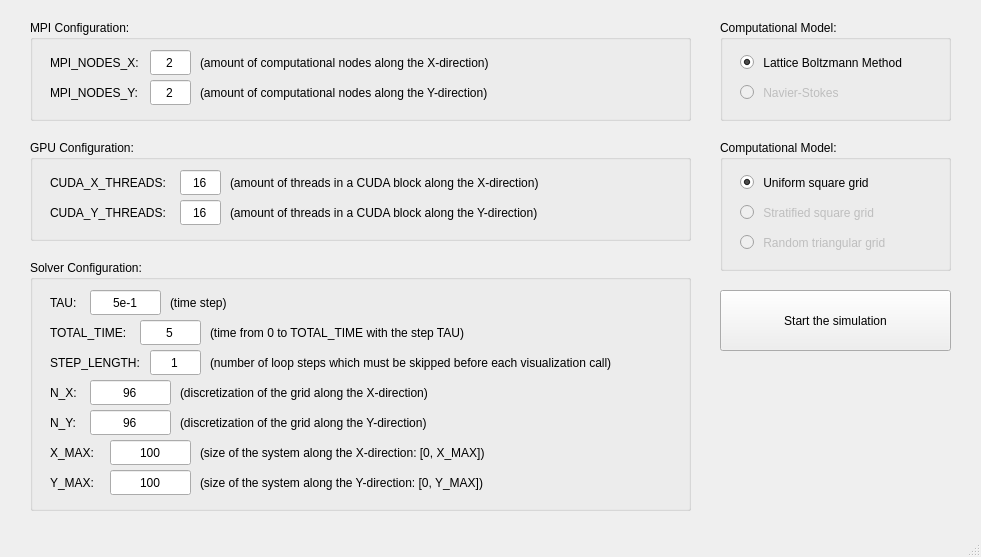
<?xml version="1.0" encoding="UTF-8"?>
<ui version="4.0">
 <class>MainWindow</class>
 <widget class="QMainWindow" name="MainWindow">
  <property name="geometry">
   <rect>
    <x>0</x>
    <y>0</y>
    <width>981</width>
    <height>557</height>
   </rect>
  </property>
  <property name="windowTitle">
   <string>Main Interface</string>
  </property>
  <widget class="QWidget" name="centralwidget">
   <widget class="QGroupBox" name="groupBox">
    <property name="geometry">
     <rect>
      <x>30</x>
      <y>20</y>
      <width>661</width>
      <height>101</height>
     </rect>
    </property>
    <property name="title">
     <string>MPI Configuration:</string>
    </property>
    <widget class="QLabel" name="label">
     <property name="geometry">
      <rect>
       <x>20</x>
       <y>30</y>
       <width>91</width>
       <height>25</height>
      </rect>
     </property>
     <property name="text">
      <string>MPI_NODES_X:</string>
     </property>
    </widget>
    <widget class="QLineEdit" name="mpi_nodes_x">
     <property name="geometry">
      <rect>
       <x>120</x>
       <y>30</y>
       <width>41</width>
       <height>25</height>
      </rect>
     </property>
     <property name="text">
      <string>2</string>
     </property>
     <property name="alignment">
      <set>Qt::AlignCenter</set>
     </property>
    </widget>
    <widget class="QLabel" name="label_2">
     <property name="geometry">
      <rect>
       <x>170</x>
       <y>30</y>
       <width>351</width>
       <height>25</height>
      </rect>
     </property>
     <property name="text">
      <string>(amount of computational nodes along the X-direction)</string>
     </property>
    </widget>
    <widget class="QLineEdit" name="mpi_nodes_y">
     <property name="geometry">
      <rect>
       <x>120</x>
       <y>60</y>
       <width>41</width>
       <height>25</height>
      </rect>
     </property>
     <property name="text">
      <string>2</string>
     </property>
     <property name="alignment">
      <set>Qt::AlignCenter</set>
     </property>
    </widget>
    <widget class="QLabel" name="label_3">
     <property name="geometry">
      <rect>
       <x>20</x>
       <y>60</y>
       <width>91</width>
       <height>25</height>
      </rect>
     </property>
     <property name="text">
      <string>MPI_NODES_Y:</string>
     </property>
    </widget>
    <widget class="QLabel" name="label_4">
     <property name="geometry">
      <rect>
       <x>170</x>
       <y>60</y>
       <width>351</width>
       <height>25</height>
      </rect>
     </property>
     <property name="text">
      <string>(amount of computational nodes along the Y-direction)</string>
     </property>
    </widget>
   </widget>
   <widget class="QGroupBox" name="groupBox_2">
    <property name="geometry">
     <rect>
      <x>30</x>
      <y>140</y>
      <width>661</width>
      <height>101</height>
     </rect>
    </property>
    <property name="title">
     <string>GPU Configuration:</string>
    </property>
    <widget class="QLabel" name="label_5">
     <property name="geometry">
      <rect>
       <x>20</x>
       <y>30</y>
       <width>121</width>
       <height>25</height>
      </rect>
     </property>
     <property name="text">
      <string>CUDA_X_THREADS:</string>
     </property>
    </widget>
    <widget class="QLineEdit" name="cuda_x_threads">
     <property name="geometry">
      <rect>
       <x>150</x>
       <y>30</y>
       <width>41</width>
       <height>25</height>
      </rect>
     </property>
     <property name="text">
      <string>16</string>
     </property>
     <property name="alignment">
      <set>Qt::AlignCenter</set>
     </property>
    </widget>
    <widget class="QLabel" name="label_6">
     <property name="geometry">
      <rect>
       <x>200</x>
       <y>30</y>
       <width>361</width>
       <height>25</height>
      </rect>
     </property>
     <property name="text">
      <string>(amount of threads in a CUDA block along the X-direction)</string>
     </property>
    </widget>
    <widget class="QLineEdit" name="cuda_y_threads">
     <property name="geometry">
      <rect>
       <x>150</x>
       <y>60</y>
       <width>41</width>
       <height>25</height>
      </rect>
     </property>
     <property name="text">
      <string>16</string>
     </property>
     <property name="alignment">
      <set>Qt::AlignCenter</set>
     </property>
    </widget>
    <widget class="QLabel" name="label_7">
     <property name="geometry">
      <rect>
       <x>20</x>
       <y>60</y>
       <width>121</width>
       <height>25</height>
      </rect>
     </property>
     <property name="text">
      <string>CUDA_Y_THREADS:</string>
     </property>
    </widget>
    <widget class="QLabel" name="label_8">
     <property name="geometry">
      <rect>
       <x>200</x>
       <y>60</y>
       <width>361</width>
       <height>25</height>
      </rect>
     </property>
     <property name="text">
      <string>(amount of threads in a CUDA block along the Y-direction)</string>
     </property>
    </widget>
   </widget>
   <widget class="QGroupBox" name="groupBox_3">
    <property name="geometry">
     <rect>
      <x>30</x>
      <y>260</y>
      <width>661</width>
      <height>251</height>
     </rect>
    </property>
    <property name="title">
     <string>Solver Configuration:</string>
    </property>
    <widget class="QLabel" name="label_9">
     <property name="geometry">
      <rect>
       <x>20</x>
       <y>30</y>
       <width>121</width>
       <height>25</height>
      </rect>
     </property>
     <property name="text">
      <string>TAU:</string>
     </property>
    </widget>
    <widget class="QLineEdit" name="tau">
     <property name="geometry">
      <rect>
       <x>60</x>
       <y>30</y>
       <width>71</width>
       <height>25</height>
      </rect>
     </property>
     <property name="text">
      <string>5e-1</string>
     </property>
     <property name="alignment">
      <set>Qt::AlignCenter</set>
     </property>
    </widget>
    <widget class="QLabel" name="label_10">
     <property name="geometry">
      <rect>
       <x>140</x>
       <y>30</y>
       <width>71</width>
       <height>25</height>
      </rect>
     </property>
     <property name="text">
      <string>(time step)</string>
     </property>
    </widget>
    <widget class="QLineEdit" name="total_time">
     <property name="geometry">
      <rect>
       <x>110</x>
       <y>60</y>
       <width>61</width>
       <height>25</height>
      </rect>
     </property>
     <property name="text">
      <string>5</string>
     </property>
     <property name="alignment">
      <set>Qt::AlignCenter</set>
     </property>
    </widget>
    <widget class="QLabel" name="label_11">
     <property name="geometry">
      <rect>
       <x>20</x>
       <y>60</y>
       <width>81</width>
       <height>25</height>
      </rect>
     </property>
     <property name="text">
      <string>TOTAL_TIME:</string>
     </property>
    </widget>
    <widget class="QLabel" name="label_12">
     <property name="geometry">
      <rect>
       <x>180</x>
       <y>60</y>
       <width>301</width>
       <height>25</height>
      </rect>
     </property>
     <property name="text">
      <string>(time from 0 to TOTAL_TIME with the step TAU)</string>
     </property>
    </widget>
    <widget class="QLabel" name="label_13">
     <property name="geometry">
      <rect>
       <x>20</x>
       <y>90</y>
       <width>101</width>
       <height>25</height>
      </rect>
     </property>
     <property name="text">
      <string>STEP_LENGTH:</string>
     </property>
    </widget>
    <widget class="QLineEdit" name="step_length">
     <property name="geometry">
      <rect>
       <x>120</x>
       <y>90</y>
       <width>51</width>
       <height>25</height>
      </rect>
     </property>
     <property name="text">
      <string>1</string>
     </property>
     <property name="alignment">
      <set>Qt::AlignCenter</set>
     </property>
    </widget>
    <widget class="QLabel" name="label_14">
     <property name="geometry">
      <rect>
       <x>180</x>
       <y>90</y>
       <width>461</width>
       <height>25</height>
      </rect>
     </property>
     <property name="text">
      <string>(number of loop steps which must be skipped before each visualization call)</string>
     </property>
    </widget>
    <widget class="QLabel" name="label_15">
     <property name="geometry">
      <rect>
       <x>150</x>
       <y>120</y>
       <width>291</width>
       <height>25</height>
      </rect>
     </property>
     <property name="text">
      <string>(discretization of the grid along the X-direction)</string>
     </property>
    </widget>
    <widget class="QLabel" name="label_16">
     <property name="geometry">
      <rect>
       <x>20</x>
       <y>120</y>
       <width>31</width>
       <height>25</height>
      </rect>
     </property>
     <property name="text">
      <string>N_X:</string>
     </property>
    </widget>
    <widget class="QLineEdit" name="n_x">
     <property name="geometry">
      <rect>
       <x>60</x>
       <y>120</y>
       <width>81</width>
       <height>25</height>
      </rect>
     </property>
     <property name="text">
      <string>96</string>
     </property>
     <property name="alignment">
      <set>Qt::AlignCenter</set>
     </property>
    </widget>
    <widget class="QLabel" name="label_17">
     <property name="geometry">
      <rect>
       <x>20</x>
       <y>150</y>
       <width>31</width>
       <height>25</height>
      </rect>
     </property>
     <property name="text">
      <string>N_Y:</string>
     </property>
    </widget>
    <widget class="QLabel" name="label_18">
     <property name="geometry">
      <rect>
       <x>150</x>
       <y>150</y>
       <width>291</width>
       <height>25</height>
      </rect>
     </property>
     <property name="text">
      <string>(discretization of the grid along the Y-direction)</string>
     </property>
    </widget>
    <widget class="QLineEdit" name="n_y">
     <property name="geometry">
      <rect>
       <x>60</x>
       <y>150</y>
       <width>81</width>
       <height>25</height>
      </rect>
     </property>
     <property name="text">
      <string>96</string>
     </property>
     <property name="alignment">
      <set>Qt::AlignCenter</set>
     </property>
    </widget>
    <widget class="QLabel" name="label_19">
     <property name="geometry">
      <rect>
       <x>20</x>
       <y>210</y>
       <width>51</width>
       <height>25</height>
      </rect>
     </property>
     <property name="text">
      <string>Y_MAX:</string>
     </property>
    </widget>
    <widget class="QLineEdit" name="y_max">
     <property name="geometry">
      <rect>
       <x>80</x>
       <y>210</y>
       <width>81</width>
       <height>25</height>
      </rect>
     </property>
     <property name="text">
      <string>100</string>
     </property>
     <property name="alignment">
      <set>Qt::AlignCenter</set>
     </property>
    </widget>
    <widget class="QLabel" name="label_20">
     <property name="geometry">
      <rect>
       <x>20</x>
       <y>180</y>
       <width>51</width>
       <height>25</height>
      </rect>
     </property>
     <property name="text">
      <string>X_MAX:</string>
     </property>
    </widget>
    <widget class="QLineEdit" name="x_max">
     <property name="geometry">
      <rect>
       <x>80</x>
       <y>180</y>
       <width>81</width>
       <height>25</height>
      </rect>
     </property>
     <property name="text">
      <string>100</string>
     </property>
     <property name="alignment">
      <set>Qt::AlignCenter</set>
     </property>
    </widget>
    <widget class="QLabel" name="label_21">
     <property name="geometry">
      <rect>
       <x>170</x>
       <y>210</y>
       <width>341</width>
       <height>25</height>
      </rect>
     </property>
     <property name="text">
      <string>(size of the system along the Y-direction: [0, Y_MAX])</string>
     </property>
    </widget>
    <widget class="QLabel" name="label_22">
     <property name="geometry">
      <rect>
       <x>170</x>
       <y>180</y>
       <width>341</width>
       <height>25</height>
      </rect>
     </property>
     <property name="text">
      <string>(size of the system along the X-direction: [0, X_MAX])</string>
     </property>
    </widget>
   </widget>
   <widget class="QGroupBox" name="groupBox_4">
    <property name="geometry">
     <rect>
      <x>720</x>
      <y>20</y>
      <width>231</width>
      <height>101</height>
     </rect>
    </property>
    <property name="title">
     <string>Computational Model:</string>
    </property>
    <widget class="QRadioButton" name="radioButton">
     <property name="geometry">
      <rect>
       <x>20</x>
       <y>30</y>
       <width>191</width>
       <height>25</height>
      </rect>
     </property>
     <property name="text">
      <string> Lattice Boltzmann Method</string>
     </property>
     <property name="checked">
      <bool>true</bool>
     </property>
    </widget>
    <widget class="QRadioButton" name="radioButton_2">
     <property name="enabled">
      <bool>false</bool>
     </property>
     <property name="geometry">
      <rect>
       <x>20</x>
       <y>60</y>
       <width>181</width>
       <height>25</height>
      </rect>
     </property>
     <property name="text">
      <string> Navier-Stokes</string>
     </property>
     <property name="checkable">
      <bool>false</bool>
     </property>
     <property name="autoExclusive">
      <bool>true</bool>
     </property>
    </widget>
   </widget>
   <widget class="QGroupBox" name="groupBox_5">
    <property name="geometry">
     <rect>
      <x>720</x>
      <y>140</y>
      <width>231</width>
      <height>131</height>
     </rect>
    </property>
    <property name="title">
     <string>Computational Model:</string>
    </property>
    <widget class="QRadioButton" name="radioButton_3">
     <property name="geometry">
      <rect>
       <x>20</x>
       <y>30</y>
       <width>191</width>
       <height>25</height>
      </rect>
     </property>
     <property name="text">
      <string> Uniform square grid</string>
     </property>
     <property name="checked">
      <bool>true</bool>
     </property>
    </widget>
    <widget class="QRadioButton" name="radioButton_4">
     <property name="enabled">
      <bool>false</bool>
     </property>
     <property name="geometry">
      <rect>
       <x>20</x>
       <y>60</y>
       <width>181</width>
       <height>25</height>
      </rect>
     </property>
     <property name="text">
      <string> Stratified square grid</string>
     </property>
     <property name="checkable">
      <bool>false</bool>
     </property>
     <property name="autoExclusive">
      <bool>true</bool>
     </property>
    </widget>
    <widget class="QRadioButton" name="radioButton_5">
     <property name="enabled">
      <bool>false</bool>
     </property>
     <property name="geometry">
      <rect>
       <x>20</x>
       <y>90</y>
       <width>181</width>
       <height>25</height>
      </rect>
     </property>
     <property name="text">
      <string> Random triangular grid</string>
     </property>
     <property name="checkable">
      <bool>false</bool>
     </property>
     <property name="autoExclusive">
      <bool>true</bool>
     </property>
    </widget>
   </widget>
   <widget class="QPushButton" name="startbtn">
    <property name="geometry">
     <rect>
      <x>720</x>
      <y>290</y>
      <width>231</width>
      <height>61</height>
     </rect>
    </property>
    <property name="text">
     <string>Start the simulation</string>
    </property>
   </widget>
  </widget>
  <widget class="QMenuBar" name="menubar">
   <property name="geometry">
    <rect>
     <x>0</x>
     <y>0</y>
     <width>981</width>
     <height>22</height>
    </rect>
   </property>
  </widget>
  <widget class="QStatusBar" name="statusbar"/>
 </widget>
 <resources/>
 <connections/>
</ui>
